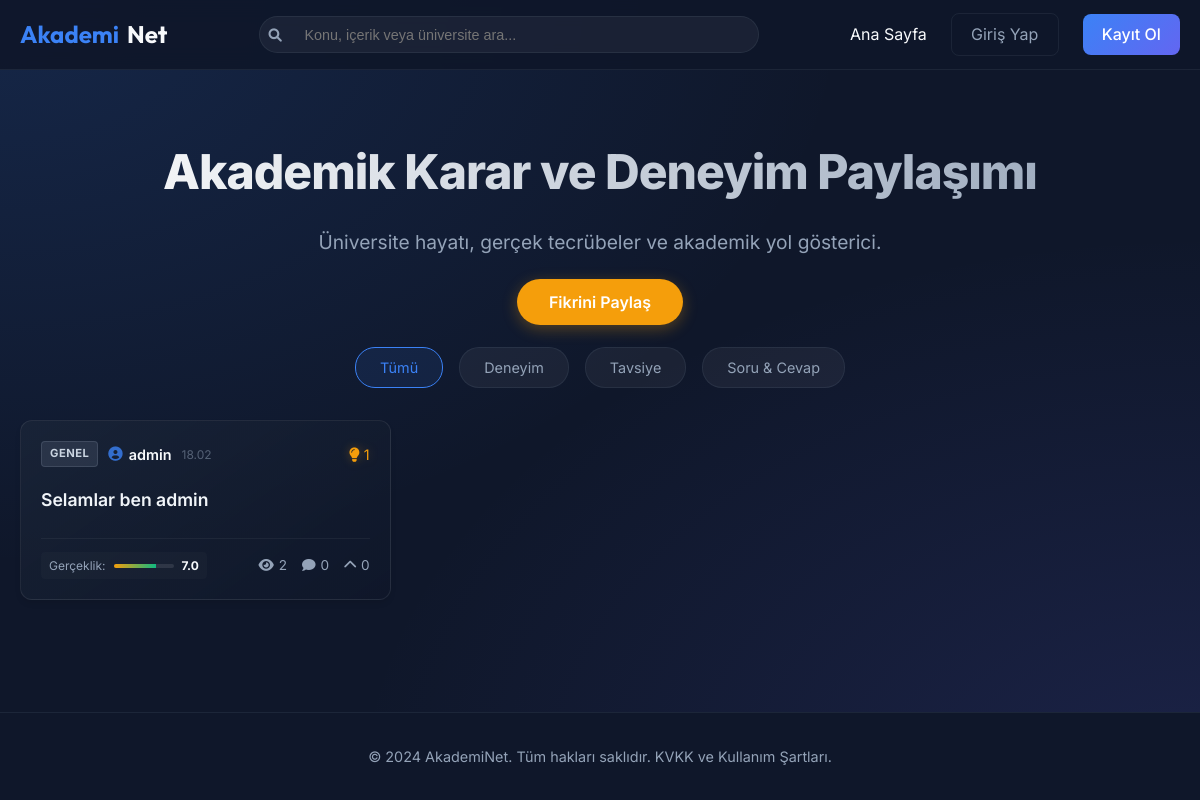
The page / on the database its author committed.
### models.py (models this page shows, shortened)
class Post(db.Model):
    id = db.Column(db.Integer, primary_key=True)
    title = db.Column(db.String(200), nullable=False)
    content = db.Column(db.Text, nullable=False)
    author_id = db.Column(db.Integer, db.ForeignKey('user.id'), nullable=False)
    created_at = db.Column(db.DateTime, default=datetime.utcnow)
    category = db.Column(db.Enum(PostCategory), nullable=False)
    view_count = db.Column(db.Integer, default=0)
    comments = db.relationship(
        'Comment',
        backref='post',
        lazy=True,
        cascade="all, delete-orphan"
    )
    votes = db.relationship(
        'Vote',
        backref='post',
        lazy=True,
        cascade="all, delete-orphan"
    )
    academic_votes = db.relationship(
        'AcademicFeatures',
        backref='post',
        lazy=True,
        cascade="all, delete-orphan"
    )
    post_views = db.relationship(
        'PostView',
        backref='related_post', # distinct name from post_id
        lazy=True,
        cascade="all, delete-orphan"
    )
    @property
    def score(self):
        return sum(v.value for v in self.votes)
    @property
    def realism_average(self):
        scores = [v.value for v in self.academic_votes if v.type == "realism_score"]
        if not scores:
            return 0
        return round(sum(scores) / len(scores), 1)
    @property
    def experience_count(self):
        return len([v for v in self.academic_votes if v.type == "is_experience"])
    @property
    def wish_knew_count(self):
        return len([v for v in self.academic_votes if v.type == "is_wish_knew"])
    @property
    def category_label(self):
        labels = {
            PostCategory.GENERAL: "Genel",
            PostCategory.QUESTION: "Soru & Cevap",
            PostCategory.ADVICE: "Tavsiye",
            PostCategory.EXPERIENCE: "Deneyim"
        }
        return labels.get(self.category, "Genel")

class User(UserMixin, db.Model):
    id = db.Column(db.Integer, primary_key=True)
    username = db.Column(db.String(80), unique=True, nullable=False)
    password_hash = db.Column(db.String(255), nullable=False)
    university = db.Column(db.String(120))
    position = db.Column(db.String(120))  # Student, Professor, Alumni
    bio = db.Column(db.String(500))
    is_admin = db.Column(db.Boolean, default=False)
    is_verified = db.Column(db.Boolean, default=False)
    verification_type = db.Column(db.String(50))  # student_email, academic_email, alumni
    profile_image = db.Column(db.String(150), default='default.png')
    is_banned = db.Column(db.Boolean, default=False)
    ban_reason = db.Column(db.String(255))
    ban_appeal_reason = db.Column(db.Text)  # Appeal text
    ban_expires_at = db.Column(db.DateTime)
    agreed_kvkk = db.Column(db.DateTime, default=datetime.utcnow, nullable=False)
    created_at = db.Column(db.DateTime, default=datetime.utcnow)
    last_username_change = db.Column(db.DateTime) # Track last username change
    posts = db.relationship('Post', backref='author', lazy=True, cascade="all, delete-orphan")
    comments = db.relationship('Comment', backref='author', lazy=True, cascade="all, delete-orphan")
    votes = db.relationship('Vote', backref='user', lazy=True, cascade="all, delete-orphan")
    academic_votes = db.relationship('AcademicFeatures', backref='user', lazy=True, cascade="all, delete-orphan")
    post_views = db.relationship('PostView', backref='user', lazy=True, cascade="all, delete-orphan")

class AcademicFeatures(db.Model):
    id = db.Column(db.Integer, primary_key=True)
    post_id = db.Column(db.Integer, db.ForeignKey('post.id'), nullable=False)
    user_id = db.Column(db.Integer, db.ForeignKey('user.id'), nullable=False)
    type = db.Column(db.String(20), nullable=False)
    value = db.Column(db.Integer, nullable=False)
    timestamp = db.Column(db.DateTime, default=datetime.utcnow)
    __table_args__ = (
        db.UniqueConstraint('post_id', 'user_id', 'type', name='unique_academic_vote'),
    )

### app.py (the view, shortened to what this page needs)
@app.route('/')
def index():
    page = request.args.get('page', 1, type=int)
    query = request.args.get('q', '').strip()
    category_slug = request.args.get('cat')
    posts_q = Post.query.join(User).filter(User.is_banned == False)
    if query:
        posts_q = posts_q.filter(
            (Post.title.ilike(f'%{query}%')) |
            (Post.content.ilike(f'%{query}%'))
        )
    posts = posts_q.order_by(Post.created_at.desc()).paginate(page=page, per_page=10)
    return render_template('index.html', posts=posts, query=query, current_cat=category_slug)

### app.py (called while the page is built)
@app.before_request
def check_bans():
    if current_user.is_authenticated and current_user.is_banned:
        if current_user.ban_expires_at and current_user.ban_expires_at < datetime.utcnow():
            current_user.is_banned = False
            current_user.ban_reason = None
            current_user.ban_expires_at = None
            db.session.commit()
            return
        if request.endpoint not in ['static', 'logout', 'banned_page', 'check_bans']:
            return redirect(url_for('banned_page'))

@app.context_processor
def inject_now():
    return {'now': datetime.utcnow()}

@app.before_request
def restrict_banned_users():
    if current_user.is_authenticated and current_user.is_banned:
        if request.endpoint and (
            'static' in request.endpoint or
            request.endpoint in ['banned_page', 'logout']
        ):
            return
        return redirect(url_for('banned_page'))

### templates/index.html (shortened to what this page needs)
{% extends 'base.html' %}
{% block content %}
<section class="hero-section">
    <h1>Akademik Karar ve Deneyim Paylaşımı</h1>
    <p>Üniversite hayatı, gerçek tecrübeler ve akademik yol gösterici.</p>
    {% if not current_user.is_authenticated %}
    <a href="{{ url_for('register') }}" class="cta-button">Fikrini Paylaş</a>
    {% endif %}
</section>
<div class="main-container">
    <div class="sort-filter-bar">
        <a href="{{ url_for('index', q=request.args.get('q','')) }}"
            class="filter-btn {{ 'active' if not current_cat else '' }}">Tümü</a>
        <a href="{{ url_for('index', cat='experience', q=request.args.get('q','')) }}"
            class="filter-btn {{ 'active' if current_cat == 'experience' else '' }}">Deneyim</a>
        <a href="{{ url_for('index', cat='advice', q=request.args.get('q','')) }}"
            class="filter-btn {{ 'active' if current_cat == 'advice' else '' }}">Tavsiye</a>
        <a href="{{ url_for('index', cat='question', q=request.args.get('q','')) }}"
            class="filter-btn {{ 'active' if current_cat == 'question' else '' }}">Soru & Cevap</a>
    </div>
    <div class="posts-grid">
        {% for post in posts.items %}
        <a href="{{ url_for('view_post', post_id=post.id) }}" class="post-card">
            <div class="post-header-compact">
                <div class="header-left">
                    <span class="category-badge {{ post.category.name|lower }}">{{ post.category_label }}</span>
                    <span class="author-name">
                        <i class="fas fa-user-circle"></i>
                        {{ post.author.username }}
                    </span>
                    <span class="post-date">{{ post.created_at.strftime('%d.%m') }}</span>
                </div>
                <div class="header-right">
                    {% if post.wish_knew_count > 0 %}
                    <span class="icon-badge warning" title="Önemli"><i class="fas fa-lightbulb"></i> {{
                        post.wish_knew_count }}</span>
                    {% endif %}
                </div>
            </div>
            <h2 class="post-title-compact">{{ post.title }}</h2>
            <div class="post-footer-compact">
                <div class="academic-score-mini">
                    <span class="score-label">Gerçeklik:</span>
                    <div class="score-bar-mini">
                        <div class="score-fill" style="width: {{ post.realism_average * 10 }}%"></div>
                    </div>
                    <span class="score-value">{{ post.realism_average }}</span>
                </div>
                <div class="interactions-mini">
                    <span title="Görüntülenme"><i class="fas fa-eye"></i> {{ post.view_count }}</span>
                    <span title="Yorum"><i class="fas fa-comment"></i> {{ post.comments|length }}</span>
                    <span class="vote-mini {{ 'positive' if post.score > 0 else '' }}">
                        <i class="fas fa-chevron-up"></i> {{ post.score }}
                    </span>
                </div>
            </div>
        </a>
        {% else %}
        <div class="empty-state">
            <p>Arama kriterlerine uygun konu bulunamadı veya henüz hiç konu açılmamış.</p>
        </div>
        {% endfor %}
    </div>
</div>
{% endblock %}

### rows shown on the page
Post: category_label "GENEL", author.username "admin", created_at "18.02", wish_knew_count "1", title "Selamlar ben admin", realism_average "7.0", view_count "2", comments|length "0", score "0"
